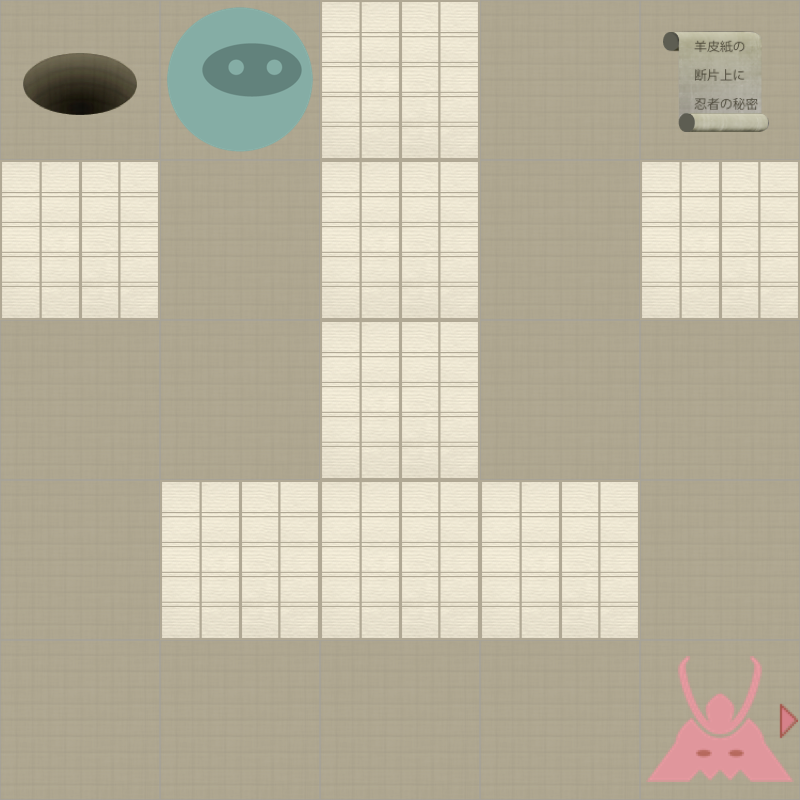

The image is a tile-based game level rendered from a .tmx file. Its description and source (layers, tilesets, objects; grid data summarised) follow:
An orthogonal 5x5 tile map with 160x160 px tiles, 2 tile layers (Level, Actors).

<map version="1.0" orientation="orthogonal" width="5" height="5" tilewidth="160" tileheight="160">
 <properties>
  <property name="moves" value="1" />
 </properties>
 <tileset firstgid="1" name="tiles" tilewidth="160" tileheight="160" spacing="2" margin="2">
  <image source="tiles-ipadhd.png" width="1024" height="1024" />
  <tile id="0">
   <properties>
    <property name="actor" value="exit" />
   </properties>
  </tile>
  <tile id="2">
   <properties>
    <property name="actor" value="guard" />
    <property name="direction" value="down" />
   </properties>
  </tile>
  <tile id="3">
   <properties>
    <property name="actor" value="guard" />
    <property name="direction" value="left" />
   </properties>
  </tile>
  <tile id="4">
   <properties>
    <property name="actor" value="guard" />
    <property name="direction" value="right" />
   </properties>
  </tile>
  <tile id="5">
   <properties>
    <property name="actor" value="guard" />
    <property name="direction" value="up" />
   </properties>
  </tile>
  <tile id="7">
   <properties>
    <property name="actor" value="player" />
   </properties>
  </tile>
  <tile id="8">
   <properties>
    <property name="actor" value="scroll" />
   </properties>
  </tile>
  <tile id="9">
   <properties>
    <property name="wall" value="1" />
   </properties>
  </tile>
 </tileset>
 <layer name="Level" width="5" height="5">
  <data>[25 cells, 25 non-empty, 2 distinct tile ids]</data>
 </layer>
 <layer name="Actors" width="5" height="5">
  <data>[25 cells, 4 non-empty, 4 distinct tile ids]</data>
 </layer>
</map>
